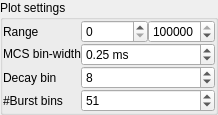
        <widget class="QGroupBox" name="groupBox_4">
         <property name="sizePolicy">
          <sizepolicy hsizetype="Minimum" vsizetype="Preferred">
           <horstretch>0</horstretch>
           <verstretch>0</verstretch>
          </sizepolicy>
         </property>
         <property name="title">
          <string>Plot settings</string>
         </property>
         <property name="alignment">
          <set>Qt::AlignLeading|Qt::AlignLeft|Qt::AlignTop</set>
         </property>
         <layout class="QGridLayout" name="gridLayout_5">
          <property name="leftMargin">
           <number>0</number>
          </property>
          <property name="topMargin">
           <number>0</number>
          </property>
          <property name="rightMargin">
           <number>0</number>
          </property>
          <property name="bottomMargin">
           <number>0</number>
          </property>
          <property name="spacing">
           <number>0</number>
          </property>
          <item row="1" column="2">
           <widget class="QSpinBox" name="spinBox_2">
            <property name="maximum">
             <number>99999999</number>
            </property>
           </widget>
          </item>
          <item row="1" column="1">
           <widget class="QLabel" name="label_5">
            <property name="sizePolicy">
             <sizepolicy hsizetype="Fixed" vsizetype="Preferred">
              <horstretch>0</horstretch>
              <verstretch>0</verstretch>
             </sizepolicy>
            </property>
            <property name="text">
             <string>Range</string>
            </property>
           </widget>
          </item>
          <item row="3" column="2" colspan="2">
           <widget class="QSpinBox" name="spinBox_5">
            <property name="minimum">
             <number>1</number>
            </property>
            <property name="value">
             <number>8</number>
            </property>
           </widget>
          </item>
          <item row="2" column="2" colspan="2">
           <widget class="QDoubleSpinBox" name="doubleSpinBox_4">
            <property name="sizePolicy">
             <sizepolicy hsizetype="Minimum" vsizetype="Fixed">
              <horstretch>0</horstretch>
              <verstretch>0</verstretch>
             </sizepolicy>
            </property>
            <property name="suffix">
             <string> ms</string>
            </property>
            <property name="minimum">
             <double>0.050000000000000</double>
            </property>
            <property name="singleStep">
             <double>0.100000000000000</double>
            </property>
            <property name="value">
             <double>0.250000000000000</double>
            </property>
           </widget>
          </item>
          <item row="4" column="2" colspan="2">
           <widget class="QSpinBox" name="spinBox_6">
            <property name="minimum">
             <number>3</number>
            </property>
            <property name="maximum">
             <number>999</number>
            </property>
            <property name="value">
             <number>51</number>
            </property>
           </widget>
          </item>
          <item row="2" column="1">
           <widget class="QLabel" name="label_4">
            <property name="sizePolicy">
             <sizepolicy hsizetype="Minimum" vsizetype="Fixed">
              <horstretch>0</horstretch>
              <verstretch>0</verstretch>
             </sizepolicy>
            </property>
            <property name="text">
             <string>MCS bin-width</string>
            </property>
           </widget>
          </item>
          <item row="3" column="1">
           <widget class="QLabel" name="label_9">
            <property name="text">
             <string>Decay bin</string>
            </property>
           </widget>
          </item>
          <item row="1" column="3">
           <widget class="QSpinBox" name="spinBox_3">
            <property name="maximum">
             <number>9999999</number>
            </property>
            <property name="value">
             <number>100000</number>
            </property>
           </widget>
          </item>
          <item row="4" column="1">
           <widget class="QLabel" name="label_6">
            <property name="text">
             <string>#Burst bins</string>
            </property>
           </widget>
          </item>
         </layout>
        </widget>
